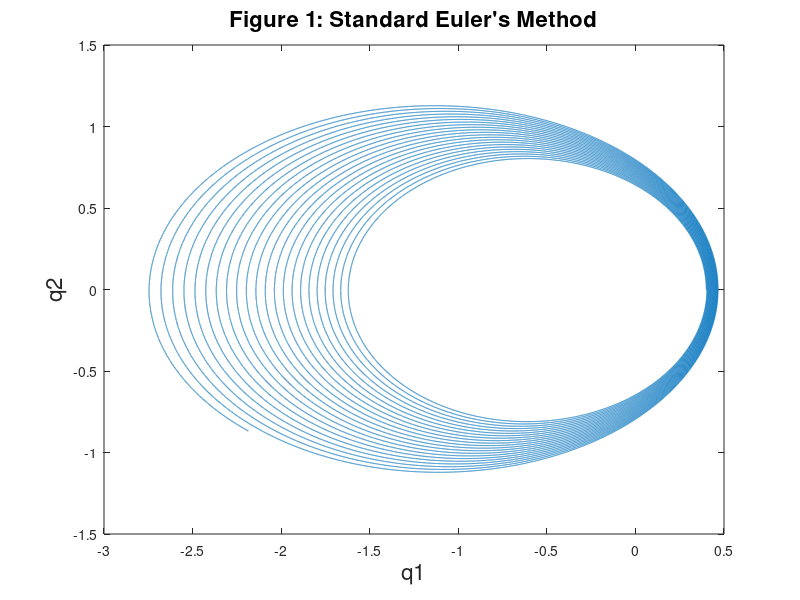
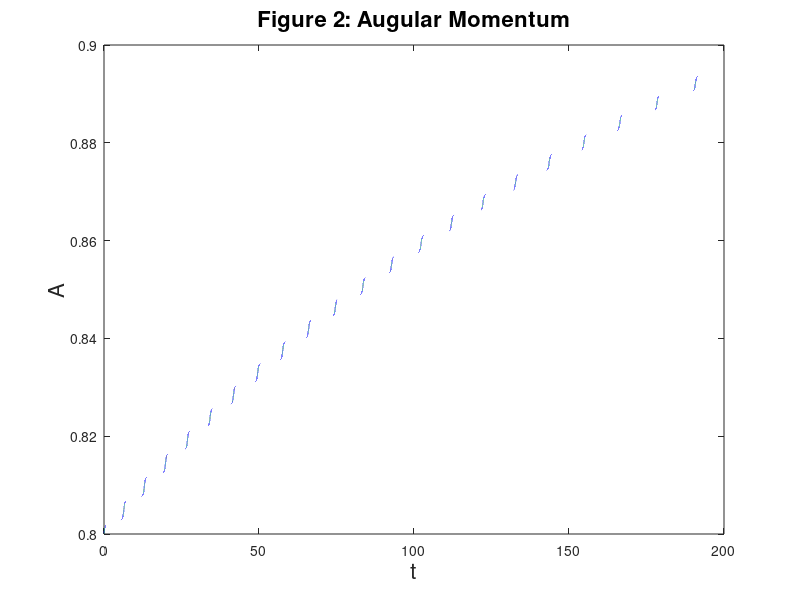
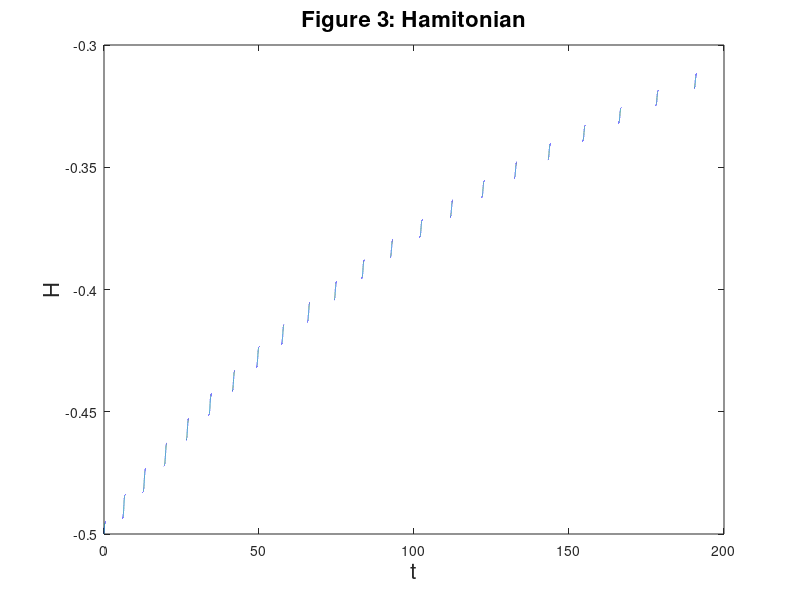

The MATLAB script that drew these images, in order:
a = 0; % Start time
b = 200; % End time
e = 0.6;

%Initial conditions
q10 = 1-e; 
q20 = 0;
p10 = 0;
p20 = sqrt((1+e)/(1-e));


%Stepsize and mesh
h = 0.0005;

t = a:h:b; % Mesh
N = length(t);
q1 = zeros(N,1); % Values for q1
q2 = zeros(N,1); % Values for q2
p1 = zeros(N,1); % Values for p1
p2 = zeros(N,1); % Values for p2

q1(1) = q10; % Initial values
q2(1) = q20; % Initial values
p1(1) = p10; % Initial values
p2(1) = p20; % Initial values

%Euler steps

for i = 1: N-1
    q1(i+1) = q1(i) + h * p1(i);
    q2(i+1) = q2(i) + h * p2(i);
    q = [q1(i),q2(i)];
    p1(i+1) = p1(i) - h * q1(i)/norm(q)^3;
    p2(i+1) = p2(i) - h * q2(i)/norm(q)^3;
%     p1(i+1) = p1(i) + h * (-(q1(i))/(((q1(i))^2+(q2(i))^2)^(3/2)));
%     p2(i+1) = p2(i) + h * (-(q2(i))/(((q1(i))^2+(q2(i))^2)^(3/2)));
end

A = q1.*p2 - q2.*p1;
H = 0.5*(p1.^2+p2.^2)-1./(q1.^2+q2.^2).^(1/2);

figure(1);
plot(q1,q2)
title('Figure 1: Standard Euler''s Method','fontsize',16)
xlabel('q1','fontsize',16)
ylabel('q2','fontsize',16)

figure(2);
plot(t,A);
title('Figure 2: Augular Momentum','fontsize',16)
xlabel('t','fontsize',16)
ylabel('A','fontsize',16)

figure(3);
plot(t,H);
title('Figure 3: Hamitonian','fontsize',16)
xlabel('t','fontsize',16)
ylabel('H','fontsize',16)

